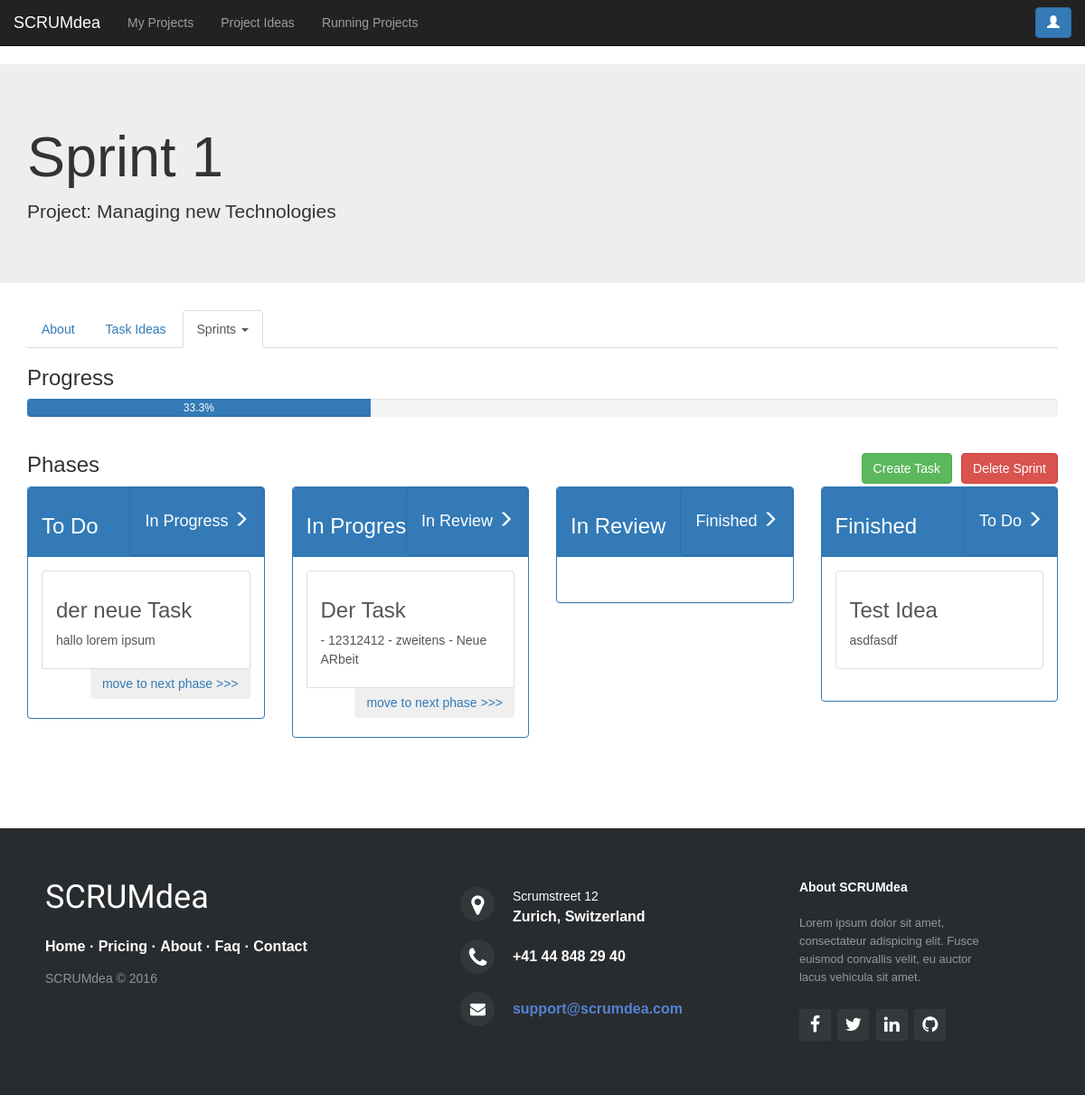
The page /projects/14/sprints/18/ (signed in) on the database its author committed.
### scrumdea/models.py (models this page shows, shortened)
class Sprint(models.Model):
    name = models.CharField(max_length=100)
    project = models.ForeignKey(Project, on_delete=models.CASCADE)
    creation_date = timezone.now()
    finishing_date = models.DateTimeField(null=True)

class Project(models.Model):
    name = models.CharField(max_length=100)
    description = models.TextField()
    creation_date = models.DateTimeField(auto_now_add=True)
    finishing_date = models.DateTimeField(null=True)
    visible = models.BooleanField(default=True)

class Task(models.Model):
    sprint = models.ForeignKey(Sprint, on_delete=models.CASCADE)
    creation_date = timezone.now()
    PHASE = (
        ('ToDo', 'To Do'),
        ('iP', 'in Progress'),
        ('iR', 'in Review'),
        ('F', 'Finished'),
    )
    phase = models.CharField(max_length=4,
                             choices=PHASE,
                             default='Todo')
    name = models.CharField(max_length=300, default='Task')
    description = models.TextField()
    assignedUser = models.ForeignKey(User, related_name='tasks', verbose_name='User')

### scrumdea/views.py (the view)
# urls.py: url(r'^projects/(?P<pk>\d+)/sprints/(?P<spk>\d+)/$', views.SprintDetailView.as_view(), name='sprint_detail_view'),
class SprintDetailView(LoginRequiredMixin, DetailView):
    model = src_models.Sprint
    template_name = 'scrumdea/final/sprint_details.html'
    def get_object(self, queryset=None):
        return src_models.Sprint.objects.get(id=self.kwargs['spk'])
    def get_context_data(self, **kwargs):
        context = super(SprintDetailView, self).get_context_data(**kwargs)
        sprint_list = []
        sprint_list.append(src_models.Sprint.objects.get(id=self.kwargs['spk']))
        sprints = []
        for sprint in sprint_list:
            sprint_dict = {'object': sprint,
                           'tasks_todo': src_models.Task.objects.filter(sprint=sprint.id, phase='ToDo'),
                           'tasks_in_progress': src_models.Task.objects.filter(sprint=sprint.id, phase='iP'),
                           'tasks_in_review': src_models.Task.objects.filter(sprint=sprint.id, phase='iR'),
                           'tasks_finished': src_models.Task.objects.filter(sprint=sprint.id, phase='F')}
            sprints.append(sprint_dict)
        context['sprints'] = sprints
        context['allsprints'] = src_models.Sprint.objects.filter(project=self.kwargs['pk'])
        percent_complete = 0
        tasks_count = src_models.Task.objects.filter(sprint=self.kwargs['spk']).count()
        tasks_finished = src_models.Task.objects.filter(sprint=self.kwargs['spk'], phase='F').count()
        if tasks_count != 0:
            percent_complete = (tasks_finished / tasks_count) * 100
        context['sprint_complete_in_percent'] = round(percent_complete, 1)
        return context

### scrumdea/templates/scrumdea/final/sprint_details.html (shortened to what this page needs)
{% load staticfiles %}
<!DOCTYPE html>
<html lang="en">
<head>
    <link href="{% static "css/bootstrap.min.css" %}" rel="stylesheet">
    <link rel="stylesheet" href="{% static "style.css" %}">
    <link rel="stylesheet" href="http://maxcdn.bootstrapcdn.com/font-awesome/4.2.0/css/font-awesome.min.css">
</head>
<body>
<nav class="navbar navbar-inverse navbar-static-top">
    <div class="container-fluid">
        <div class="navbar-header">
            <a class="navbar-brand" href="/">SCRUMdea</a>
            <div class="btn-toolbar">
            </div>
        </div>
        <div class="navbar-collapse collapse navbar-left" id="bs-example-navbar-collapse" aria-expanded="false"
             style="height: 1px;">
            <ul class="nav navbar-nav">
                <li><a href="{% url "project_list_view" %}">My Projects</a></li>
                <li><a href="{% url "general_idea_listlist_view" %}">Project Ideas</a></li>
                <li><a href="{% url "project_running_list_view" %}">Running Projects</a></li>
            </ul>
        </div>
        <button type="button" class="btn btn-primary navbar-right navbar-btn hidden-xs" aria-label="Right Align"
                data-toggle="modal" data-target="#user_modal" style="margin-right: 0px">
            <span class="glyphicon glyphicon-user" aria-hidden="true"></span>
        </button>
    </div>
</nav>
<div class="jumbotron">
    <div class="container">
        <h1>{{ object.name }}</h1>
        <p>Project: {{ object.project.name }}</p>
    </div>
</div>
<div class="container">
    <ul id="myTab" class="nav nav-tabs" style="margin-bottom: 15px;">
        <li><a href="{% url "project_detail_view" pk=object.project.id %}#about">About</a></li>
        <li><a href="{% url "project_detail_view" pk=object.project.id %}#tasks">Task Ideas</a></li>
        <li class="active dropdown">
            <a href="#" class="dropdown-toggle" data-toggle="dropdown">Sprints <b class="caret"></b></a>
        </li>
    </ul>
    <h3>Progress</h3>
    <div class="progress">
        <div class="progress-bar" role="progressbar" aria-valuemin="0" aria-valuemax="100"
             aria-valuenow="{{ sprint_complete_in_percent }}" style="width: {{ sprint_complete_in_percent }}%">
            {{ sprint_complete_in_percent }}%
        </div>
    </div>
</div>
<div id="myTabContent" class="tab-content">
    <div class="" id="sprint1">
    {% for sprint in sprints %}
        <div class="container-fluid">
            <div class="container-fluid">
                <h3>Phases
                    <a href="{% url "sprint_delete_view" pk=object.project.id spk=sprint.object.id %}">
                        <button type="button" class="btn btn-danger pull-right">Delete Sprint</button>
                    </a>
                    <a href="{% url "task_create_view" pk=object.project.id spk=sprint.object.id %}">
                        <button type="button" class="btn btn-success pull-right" style="margin-right: 10px;">Create
                            Task
                        </button>
                    </a>
                </h3>
            </div>
            <div class="row-fluid">
                <div class="col-md-3 scrumboard">
                    <div class="panel panel-primary">
                        <button type="button" class="btn btn-primary btn-lg pull-right scrumboard-button">In
                            Progress
                            <span class="glyphicon glyphicon-menu-right" aria-hidden="true"></span></button>
                        <div class="panel-heading"><h3>To Do</h3></div>
                        <div class="panel-body">
                            <div class="list-group">
                                {% for task in sprint.tasks_todo %}
                                    <div class="list-group" style="margin-bottom: 40px;">
                                        <a href="{% url "task_detail_view" pk=object.project.id spk=sprint.object.id tpk=task.id %}"
                                           class="list-group-item clearfix">
                                            <h3>{{ task.name }}</h3>
                                            <p>{{ task.description }}</p>
                                            <a href="{% url 'task_move_right_view' pk=object.project.id spk=object.id tpk=task.id %}">
                                                <button type="button" class="btn pull-right"> move to next phase >>>
                                                </button>
                                            </a>
                                        </a>
                                    </div>
                                {% endfor %}
                            </div>
                        </div>
                    </div>
                </div>
                <div class="col-md-3 scrumboard">
                    <div class="panel panel-primary">
                        <button type="button" class="btn btn-primary btn-lg pull-right scrumboard-button">In Review
                            <span class="glyphicon glyphicon-menu-right" aria-hidden="true"></span></button>
                        <div class="panel-heading"><h3>In Progress</h3></div>
                        <div class="panel-body">
                            <div class="list-group">
                                {% for task in sprint.tasks_in_progress %}
                                    <div class="list-group" style="margin-bottom: 40px;">
                                        <a href="{% url "task_detail_view" pk=object.project.id spk=sprint.object.id tpk=task.id %}"
                                           class="list-group-item clearfix">
                                            <h3>{{ task.name }}</h3>
                                            <p>{{ task.description }}</p>
                                            <a href="{% url 'task_move_right_view' pk=object.project.id spk=object.id tpk=task.id %}">
                                                <button type="button" class="btn pull-right"> move to next phase >>>
                                                </button>
                                            </a>
                                        </a>
                                    </div>
                                {% endfor %}
                            </div>
                        </div>
                    </div>
                </div>
                <div class="col-md-3 scrumboard">
                    <div class="panel panel-primary">
                        <button type="button" class="btn btn-primary btn-lg pull-right scrumboard-button">
                            Finished <span
                                class="glyphicon glyphicon-menu-right" aria-hidden="true"></span></button>
                        <div class="panel-heading"><h3>In Review</h3></div>
                        <div class="panel-body">
                        </div>
                    </div>
                </div>
                <div class="col-md-3 scrumboard">
                    <div class="panel panel-primary">
                        <button type="button" class="btn btn-primary btn-lg pull-right scrumboard-button">To
                            Do <span
                                    class="glyphicon glyphicon-menu-right" aria-hidden="true"></span></button>
                        <div class="panel-heading"><h3>Finished</h3></div>
                        <div class="panel-body">
                            <div class="list-group">
                                {% for task in sprint.tasks_finished %}
                                    <a href="{% url "task_detail_view" pk=object.project.id spk=sprint.object.id tpk=task.id %}"
                                       class="list-group-item">
                                        <h3>{{ task.name }}</h3>
                                        <p>{{ task.description }}</p>
                                    </a>
                                {% endfor %}
                            </div>
                        </div>
                    </div>
                </div>
            </div>
        </div>
        </div>
        </div>
    {% endfor %}
<footer class="footer-distributed">
    <div class="footer-left">
        <h3>SCRUMdea</h3>
        <p class="footer-links">
            <a href="#">Home</a>
            ·
            <a href="#">Pricing</a>
            ·
            <a href="#">About</a>
            ·
            <a href="#">Faq</a>
            ·
            <a href="#">Contact</a>
        </p>
        <p class="footer-company-name">SCRUMdea &copy; 2016</p>
    </div>
    <div class="footer-center">
        <div>
            <i class="fa fa-map-marker"></i>
            <p><span>Scrumstreet 12</span> Zurich, Switzerland</p>
        </div>
        <div>
            <i class="fa fa-phone"></i>
            <p>+41 44 848 29 40</p>
        </div>
        <div>
            <i class="fa fa-envelope"></i>
            <p><a href="mailto:support@company.com">support@scrumdea.com</a></p>
        </div>
    </div>
    <div class="footer-right">
        <p class="footer-company-about">
            <span>About SCRUMdea</span>
            Lorem ipsum dolor sit amet, consectateur adispicing elit. Fusce euismod convallis velit, eu auctor lacus
            vehicula sit amet.
        </p>
        <div class="footer-icons">
            <a href="#"><i class="fa fa-facebook"></i></a>
            <a href="#"><i class="fa fa-twitter"></i></a>
            <a href="#"><i class="fa fa-linkedin"></i></a>
            <a href="#"><i class="fa fa-github"></i></a>
        </div>
    </div>
</footer>
</body>
</html>

### scrumdea/static/style.css (style rules this page uses)
* { padding:0; margin:0; }
html { background-color: #eaf0f2; height: 100%; }
body { font:14px/1.5 Arial, Helvetica, sans-serif; }
.scrumboard-button { position: absolute; top: 0; right: 15px; height: 77px; }
.footer-distributed { background-color: #292c2f; box-shadow: 0 1px 1px 0 rgba(0, 0, 0, 0.12); box-sizing: border-box; width: 100%; text-align: left; font: bold 16px sans-serif; padding: 55px 50px; margin-top: 80px; }
.footer-distributed .footer-left, .footer-distributed .footer-center, .footer-distributed .footer-right { display: inline-block; vertical-align: top; }
.footer-distributed .footer-left { width: 40%; }
.footer-distributed h3 { color: #ffffff; font: normal 36px 'Codystar', cursive; margin: 0; }
.footer-distributed .footer-links { color: #ffffff; margin: 20px 0 12px; padding: 0; }
.footer-distributed .footer-links a { display:inline-block; line-height: 1.8; text-decoration: none; color: inherit; }
.footer-distributed .footer-company-name { color: #8f9296; font-size: 14px; font-weight: normal; margin: 0; }
.footer-distributed .footer-center { width: 35%; }
.footer-distributed .footer-center i { background-color: #33383b; color: #ffffff; font-size: 25px; width: 38px; height: 38px; border-radius: 50%; text-align: center; line-height: 42px; margin: 10px 15px; vertical-align: middle; }
.footer-distributed .footer-center i.fa-envelope { font-size: 17px; line-height: 38px; }
.footer-distributed .footer-center p { display: inline-block; color: #ffffff; vertical-align: middle; margin:0; }
.footer-distributed .footer-center p span { display:block; font-weight: normal; font-size:14px; line-height:2; }
.footer-distributed .footer-center p a { color: #5383d3; text-decoration: none;; }
.footer-distributed .footer-right { width: 20%; }
.footer-distributed .footer-company-about { line-height: 20px; color: #92999f; font-size: 13px; font-weight: normal; margin: 0; }
.footer-distributed .footer-company-about span { display: block; color: #ffffff; font-size: 14px; font-weight: bold; margin-bottom: 20px; }
.footer-distributed .footer-icons { margin-top: 25px; }
.footer-distributed .footer-icons a { display: inline-block; width: 35px; height: 35px; cursor: pointer; background-color: #33383b; border-radius: 2px; font-size: 20px; color: #ffffff; text-align: center; line-height: 35px; margin-right: 3px; margin-bottom: 5px; }

### rows shown on the page
Sprint: name "Sprint 1", project.name "Managing new Technologies"
Task: name "der neue Task", description "hallo lorem ipsum"
Task: name "Der Task", description "- 12312412 - zweitens - Neue ARbeit"
Task: name "Test Idea", description "asdfasdf"

### other values the page prints
{{ sprint_complete_in_percent }} "33.3"
